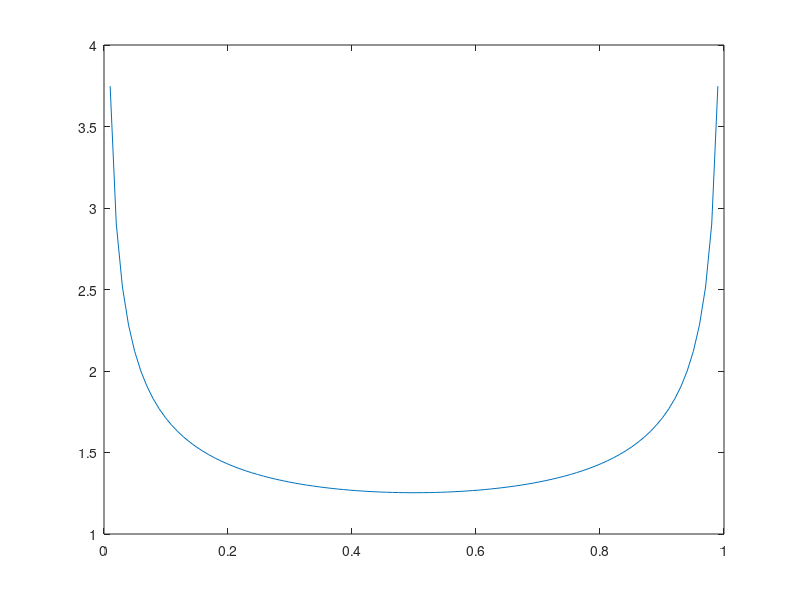

This chart was generated by the following MATLAB code:
% 2016-02-29 13:36:34.401870431 +0100
% Karl Kastner, Berlin

n=100;
 p=(1:n)/(n+1);
 c=normpdf(norminv(p));
 q=(1-p);
  sd = 1./c.*sqrt(p.*q);
 plot(p,sd)

